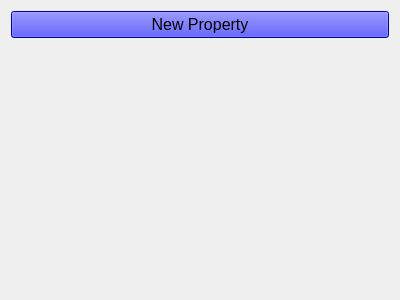
<?xml version="1.0" encoding="UTF-8"?>
<ui version="4.0">
 <class>W_Property_Manager</class>
 <widget class="QWidget" name="W_Property_Manager">
  <property name="geometry">
   <rect>
    <x>0</x>
    <y>0</y>
    <width>400</width>
    <height>300</height>
   </rect>
  </property>
  <property name="windowTitle">
   <string>Form</string>
  </property>
  <layout class="QVBoxLayout" name="verticalLayout">
   <item>
    <widget class="QPushButton" name="b_new">
     <property name="font">
      <font>
       <pointsize>12</pointsize>
      </font>
     </property>
     <property name="styleSheet">
      <string notr="true">background-color: blue;</string>
     </property>
     <property name="text">
      <string>New Property</string>
     </property>
     <property name="icon">
      <iconset resource="../../resources/icons.qrc">
       <normaloff>:/assets/vcs-added.svg</normaloff>:/assets/vcs-added.svg</iconset>
     </property>
    </widget>
   </item>
   <item>
    <widget class="W_Tile_View" name="tile_view" native="true"/>
   </item>
  </layout>
 </widget>
 <customwidgets>
  <customwidget>
   <class>W_Tile_View</class>
   <extends>QWidget</extends>
   <header>w_tile_view.h</header>
   <container>1</container>
  </customwidget>
 </customwidgets>
 <resources>
  <include location="../../resources/icons.qrc"/>
 </resources>
 <connections/>
</ui>
